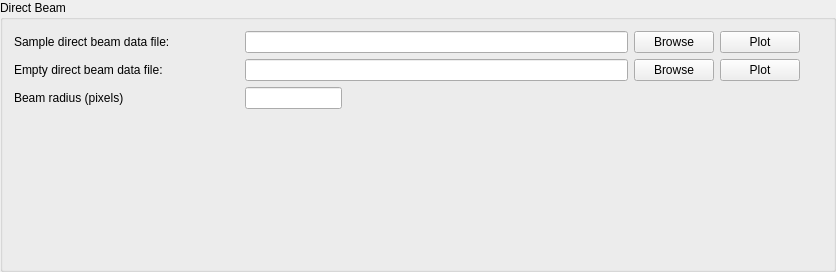
<?xml version="1.0" encoding="UTF-8"?>
<ui version="4.0">
 <class>GroupBox</class>
 <widget class="QGroupBox" name="GroupBox">
  <property name="geometry">
   <rect>
    <x>0</x>
    <y>0</y>
    <width>836</width>
    <height>272</height>
   </rect>
  </property>
  <property name="windowTitle">
   <string>GroupBox</string>
  </property>
  <property name="title">
   <string>Direct Beam</string>
  </property>
  <layout class="QVBoxLayout" name="verticalLayout">
   <item>
    <layout class="QGridLayout" name="gridLayout">
     <property name="rightMargin">
      <number>0</number>
     </property>
     <property name="spacing">
      <number>6</number>
     </property>
     <item row="0" column="0">
      <widget class="QLabel" name="label">
       <property name="sizePolicy">
        <sizepolicy hsizetype="Fixed" vsizetype="Preferred">
         <horstretch>0</horstretch>
         <verstretch>0</verstretch>
        </sizepolicy>
       </property>
       <property name="minimumSize">
        <size>
         <width>205</width>
         <height>0</height>
        </size>
       </property>
       <property name="text">
        <string>Sample direct beam data file:</string>
       </property>
      </widget>
     </item>
     <item row="0" column="2">
      <widget class="QLineEdit" name="sample_edit">
       <property name="minimumSize">
        <size>
         <width>300</width>
         <height>0</height>
        </size>
       </property>
       <property name="maximumSize">
        <size>
         <width>16777215</width>
         <height>16777215</height>
        </size>
       </property>
       <property name="toolTip">
        <string>Enter a valid data file path.</string>
       </property>
      </widget>
     </item>
     <item row="0" column="3">
      <widget class="QPushButton" name="sample_browse">
       <property name="sizePolicy">
        <sizepolicy hsizetype="Fixed" vsizetype="Fixed">
         <horstretch>0</horstretch>
         <verstretch>0</verstretch>
        </sizepolicy>
       </property>
       <property name="toolTip">
        <string/>
       </property>
       <property name="text">
        <string>Browse</string>
       </property>
      </widget>
     </item>
     <item row="1" column="0">
      <widget class="QLabel" name="label_2">
       <property name="sizePolicy">
        <sizepolicy hsizetype="Fixed" vsizetype="Preferred">
         <horstretch>0</horstretch>
         <verstretch>0</verstretch>
        </sizepolicy>
       </property>
       <property name="text">
        <string>Empty direct beam data file:</string>
       </property>
      </widget>
     </item>
     <item row="1" column="2">
      <widget class="QLineEdit" name="direct_edit">
       <property name="minimumSize">
        <size>
         <width>300</width>
         <height>0</height>
        </size>
       </property>
       <property name="maximumSize">
        <size>
         <width>16777215</width>
         <height>16777215</height>
        </size>
       </property>
       <property name="toolTip">
        <string>Enter a valid data file path.</string>
       </property>
      </widget>
     </item>
     <item row="1" column="3">
      <widget class="QPushButton" name="direct_browse">
       <property name="sizePolicy">
        <sizepolicy hsizetype="Fixed" vsizetype="Fixed">
         <horstretch>0</horstretch>
         <verstretch>0</verstretch>
        </sizepolicy>
       </property>
       <property name="toolTip">
        <string/>
       </property>
       <property name="text">
        <string>Browse</string>
       </property>
      </widget>
     </item>
     <item row="2" column="2">
      <widget class="QLineEdit" name="beam_radius_edit">
       <property name="sizePolicy">
        <sizepolicy hsizetype="Fixed" vsizetype="Fixed">
         <horstretch>0</horstretch>
         <verstretch>0</verstretch>
        </sizepolicy>
       </property>
       <property name="maximumSize">
        <size>
         <width>97</width>
         <height>16777215</height>
        </size>
       </property>
       <property name="toolTip">
        <string>Radius of the beam in pixels.</string>
       </property>
      </widget>
     </item>
     <item row="2" column="0">
      <widget class="QLabel" name="label_3">
       <property name="sizePolicy">
        <sizepolicy hsizetype="Fixed" vsizetype="Preferred">
         <horstretch>0</horstretch>
         <verstretch>0</verstretch>
        </sizepolicy>
       </property>
       <property name="text">
        <string>Beam radius (pixels)</string>
       </property>
      </widget>
     </item>
     <item row="0" column="5">
      <spacer name="horizontalSpacer">
       <property name="orientation">
        <enum>Qt::Horizontal</enum>
       </property>
       <property name="sizeType">
        <enum>QSizePolicy::Fixed</enum>
       </property>
       <property name="sizeHint" stdset="0">
        <size>
         <width>22</width>
         <height>20</height>
        </size>
       </property>
      </spacer>
     </item>
     <item row="0" column="1">
      <spacer name="horizontalSpacer_2">
       <property name="orientation">
        <enum>Qt::Horizontal</enum>
       </property>
       <property name="sizeType">
        <enum>QSizePolicy::Fixed</enum>
       </property>
       <property name="sizeHint" stdset="0">
        <size>
         <width>20</width>
         <height>20</height>
        </size>
       </property>
      </spacer>
     </item>
     <item row="0" column="4">
      <widget class="QPushButton" name="sample_plot">
       <property name="minimumSize">
        <size>
         <width>0</width>
         <height>0</height>
        </size>
       </property>
       <property name="maximumSize">
        <size>
         <width>16777215</width>
         <height>16777215</height>
        </size>
       </property>
       <property name="toolTip">
        <string>Click to plot 2D data.</string>
       </property>
       <property name="text">
        <string>Plot</string>
       </property>
      </widget>
     </item>
     <item row="1" column="4">
      <widget class="QPushButton" name="direct_plot">
       <property name="minimumSize">
        <size>
         <width>0</width>
         <height>0</height>
        </size>
       </property>
       <property name="maximumSize">
        <size>
         <width>85</width>
         <height>27</height>
        </size>
       </property>
       <property name="toolTip">
        <string>Click to plot 2D data.</string>
       </property>
       <property name="text">
        <string>Plot</string>
       </property>
      </widget>
     </item>
    </layout>
   </item>
   <item>
    <spacer name="verticalSpacer">
     <property name="orientation">
      <enum>Qt::Vertical</enum>
     </property>
     <property name="sizeType">
      <enum>QSizePolicy::Expanding</enum>
     </property>
     <property name="sizeHint" stdset="0">
      <size>
       <width>20</width>
       <height>40</height>
      </size>
     </property>
    </spacer>
   </item>
  </layout>
 </widget>
 <resources/>
 <connections/>
</ui>
